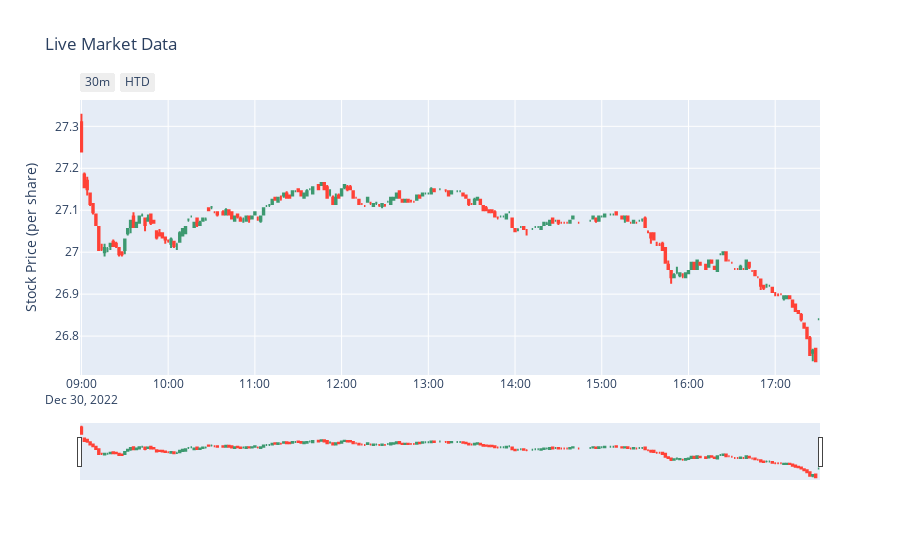

Notebook cell for this chart:
### Code cell
fig = go.Figure()
fig.add_trace(go.Candlestick(
    x=data.index,
    open=data['Open'],
    high=data['High'],
    low=data['Low'],
    close=data['Close'],
    name= 'market data'
))

fig.update_layout(
    title = 'Live Market Data',
    yaxis_title = 'Stock Price (per share)'
)

fig.update_xaxes(
    rangeslider_visible = True,
    rangeselector = dict(
        buttons=list([
            dict(count=30, label='30m', step='minute', stepmode='backward'),
            dict(count=1, label='HTD', step='hour', stepmode='todate')
        ]), )
)

### Figure 1 — Plotly figure (JSON) as saved in the notebook; plotly's stock layout.template omitted (floating-point values rounded to 4 significant figures; data arrays with more than 128 entries replaced by an {"elided": "..."} marker saying what was removed)
{"data": [{"close": {"elided": "243 float values"}, "high": {"elided": "243 float values"}, "low": {"elided": "243 float values"}, "name": "market data", "open": {"elided": "243 float values"}, "type": "candlestick", "x": {"elided": "243 str values"}}], "layout": {"title": {"text": "Live Market Data"}, "xaxis": {"rangeselector": {"buttons": [{"count": 30, "label": "30m", "step": "minute", "stepmode": "backward"}, {"count": 1, "label": "HTD", "step": "hour", "stepmode": "todate"}]}, "rangeslider": {"visible": true}}, "yaxis": {"title": {"text": "Stock Price (per share)"}}}}
